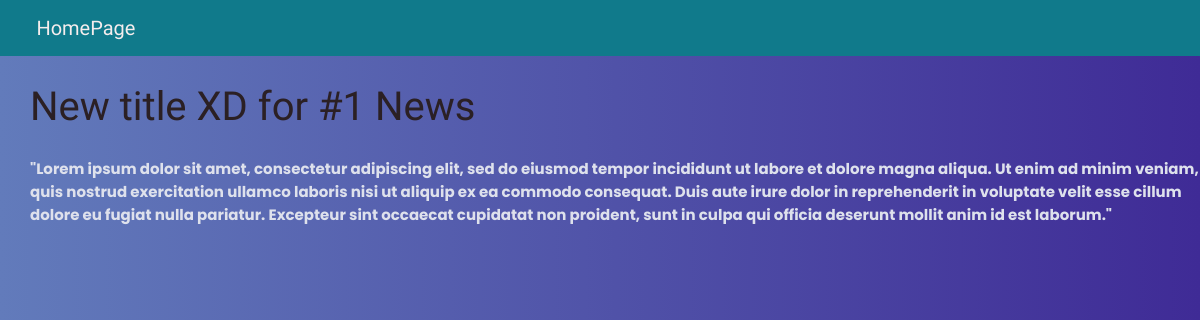
/id/1/, run on the app's committed database.
### news/models.py (models this page shows, shortened)
class News(models.Model):
    article = models.CharField(max_length=100)
    body = models.TextField()

### news/views.py (the view)
# urls.py: path('id/<int:pk>/', detail_view),
def detail_view(request, pk):
    try:
        obj = News.objects.get(id=pk)
    except:
        raise Http404
    return render(request, 'news/detail.html', {'single_object': obj})

### templates/news/detail.html (shortened to what this page needs)
{% extends "base.html" %}
{% block content %}
<h1>{{ single_object.article }}</h1>
{% include 'news/detail_snippet.html' with single_object=single_object %}
{% endblock %}

### templates/news/detail_snippet.html
{% if single_object.body %}
    <p>{{ single_object.body }}</p>
{% else %}
    <p>CUMmandirovka</p>
{% endif %}

### templates/base.html (style rules this page uses)
body { margin: 0; padding: 0; height: 100vh; background: linear-gradient(to right, rgb(98, 123, 187), rgb(63, 43, 150)); }
h1 { color: #2b2024; font-weight: 500; font-size: 2.5em; font-family: 'Shippori Mincho B1', serif; margin-left: 30px; }
p { color: #dee1ec; font-weight: 700; font-size: 15px; font-family: 'Poppins', sans-serif; margin-left: 30px; }

### data on the page
News: article "New title XD for #1 News", body "\"Lorem ipsum dolor sit amet, consectetur adipiscing elit, sed do eiusmod tempor incididunt ut labore et dolore magna aliqua. Ut enim ad minim veniam, quis nostrud exercitation ullamco laboris nisi ut aliquip ex ea commodo consequat. Duis aute irure dolor in reprehenderit in voluptate velit esse cillum dolore eu fugiat nulla pariatur. Excepteur sint occaecat cupidatat non proident, sunt in culpa qui officia deserunt mollit anim id est laborum.\""
